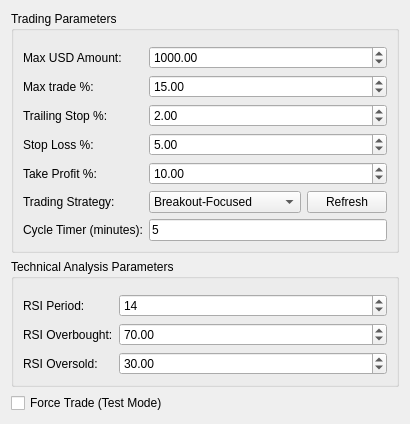
      <widget class="QWidget" name="settings_tab">
       <attribute name="title">
        <string>Settings</string>
       </attribute>
       <layout class="QVBoxLayout" name="verticalLayout_8">
        <item>
         <widget class="QGroupBox" name="params_group">
          <property name="title">
           <string>Trading Parameters</string>
          </property>
          <layout class="QFormLayout" name="formLayout_8">
           <property name="topMargin">
            <number>15</number>
           </property>
           <item row="0" column="0">
            <widget class="QLabel" name="label_30">
             <property name="text">
              <string>Max USD Amount:</string>
             </property>
            </widget>
           </item>
           <item row="0" column="1">
            <widget class="QDoubleSpinBox" name="max_usd_input">
             <property name="maximum">
              <double>1000000.000000000000000</double>
             </property>
             <property name="value">
              <double>1000.000000000000000</double>
             </property>
            </widget>
           </item>
           <item row="1" column="0">
            <widget class="QLabel" name="label_37">
             <property name="text">
              <string>Max trade %:</string>
             </property>
            </widget>
           </item>
           <item row="1" column="1">
            <widget class="QDoubleSpinBox" name="maxTradePCT_input">
             <property name="maximum">
              <double>100.000000000000000</double>
             </property>
             <property name="value">
              <double>15.000000000000000</double>
             </property>
            </widget>
           </item>
           <item row="2" column="0">
            <widget class="QLabel" name="label_31">
             <property name="text">
              <string>Trailing Stop %:</string>
             </property>
            </widget>
           </item>
           <item row="2" column="1">
            <widget class="QDoubleSpinBox" name="trailing_stop_input">
             <property name="minimum">
              <double>0.100000000000000</double>
             </property>
             <property name="maximum">
              <double>100.000000000000000</double>
             </property>
             <property name="value">
              <double>2.000000000000000</double>
             </property>
            </widget>
           </item>
           <item row="3" column="0">
            <widget class="QLabel" name="label_32">
             <property name="text">
              <string>Stop Loss %:</string>
             </property>
            </widget>
           </item>
           <item row="3" column="1">
            <widget class="QDoubleSpinBox" name="stop_loss_input">
             <property name="minimum">
              <double>0.100000000000000</double>
             </property>
             <property name="maximum">
              <double>100.000000000000000</double>
             </property>
             <property name="value">
              <double>5.000000000000000</double>
             </property>
            </widget>
           </item>
           <item row="4" column="0">
            <widget class="QLabel" name="label_33">
             <property name="text">
              <string>Take Profit %:</string>
             </property>
            </widget>
           </item>
           <item row="4" column="1">
            <widget class="QDoubleSpinBox" name="take_profit_input">
             <property name="minimum">
              <double>0.100000000000000</double>
             </property>
             <property name="maximum">
              <double>100.000000000000000</double>
             </property>
             <property name="value">
              <double>10.000000000000000</double>
             </property>
            </widget>
           </item>
           <item row="5" column="0">
            <widget class="QLabel" name="label_38">
             <property name="text">
              <string>Trading Strategy:</string>
             </property>
            </widget>
           </item>
           <item row="6" column="0">
            <widget class="QLabel" name="label_cycle_timer">
             <property name="text">
              <string>Cycle Timer (minutes):</string>
             </property>
            </widget>
           </item>
           <item row="6" column="1">
            <widget class="QLineEdit" name="cycle_timer_input">
             <property name="text">
              <string>5</string>
             </property>
             <property name="placeholderText">
              <string>5</string>
             </property>
            </widget>
           </item>
           <item row="5" column="1">
            <layout class="QHBoxLayout" name="horizontalLayout_2">
             <item>
              <widget class="QComboBox" name="strategy_combo">
               <property name="currentIndex">
                <number>0</number>
               </property>
               <item>
                <property name="text">
                 <string>Breakout-Focused</string>
                </property>
               </item>
               <item>
                <property name="text">
                 <string>Correction-FastTrades</string>
                </property>
               </item>
              </widget>
             </item>
             <item>
              <widget class="QPushButton" name="strategy_refresh_button">
               <property name="text">
                <string>Refresh</string>
               </property>
              </widget>
             </item>
            </layout>
           </item>
          </layout>
         </widget>
        </item>
        <item>
         <widget class="QGroupBox" name="ta_group">
          <property name="title">
           <string>Technical Analysis Parameters</string>
          </property>
          <layout class="QFormLayout" name="formLayout_9">
           <property name="topMargin">
            <number>15</number>
           </property>
           <item row="0" column="0">
            <widget class="QLabel" name="label_34">
             <property name="text">
              <string>RSI Period:</string>
             </property>
            </widget>
           </item>
           <item row="0" column="1">
            <widget class="QSpinBox" name="rsi_period_input">
             <property name="minimum">
              <number>2</number>
             </property>
             <property name="maximum">
              <number>50</number>
             </property>
             <property name="value">
              <number>14</number>
             </property>
            </widget>
           </item>
           <item row="1" column="0">
            <widget class="QLabel" name="label_35">
             <property name="text">
              <string>RSI Overbought:</string>
             </property>
            </widget>
           </item>
           <item row="1" column="1">
            <widget class="QDoubleSpinBox" name="rsi_overbought_input">
             <property name="minimum">
              <double>50.000000000000000</double>
             </property>
             <property name="maximum">
              <double>100.000000000000000</double>
             </property>
             <property name="value">
              <double>70.000000000000000</double>
             </property>
            </widget>
           </item>
           <item row="2" column="0">
            <widget class="QLabel" name="label_36">
             <property name="text">
              <string>RSI Oversold:</string>
             </property>
            </widget>
           </item>
           <item row="2" column="1">
            <widget class="QDoubleSpinBox" name="rsi_oversold_input">
             <property name="minimum">
              <double>0.000000000000000</double>
             </property>
             <property name="maximum">
              <double>50.000000000000000</double>
             </property>
             <property name="value">
              <double>30.000000000000000</double>
             </property>
            </widget>
           </item>
          </layout>
         </widget>
        </item>
        <item>
         <widget class="QCheckBox" name="force_trade_checkbox">
          <property name="toolTip">
           <string>If checked, the bot will place a buy order every cycle for testing.</string>
          </property>
          <property name="text">
           <string>Force Trade (Test Mode)</string>
          </property>
         </widget>
        </item>
       </layout>
      </widget>
